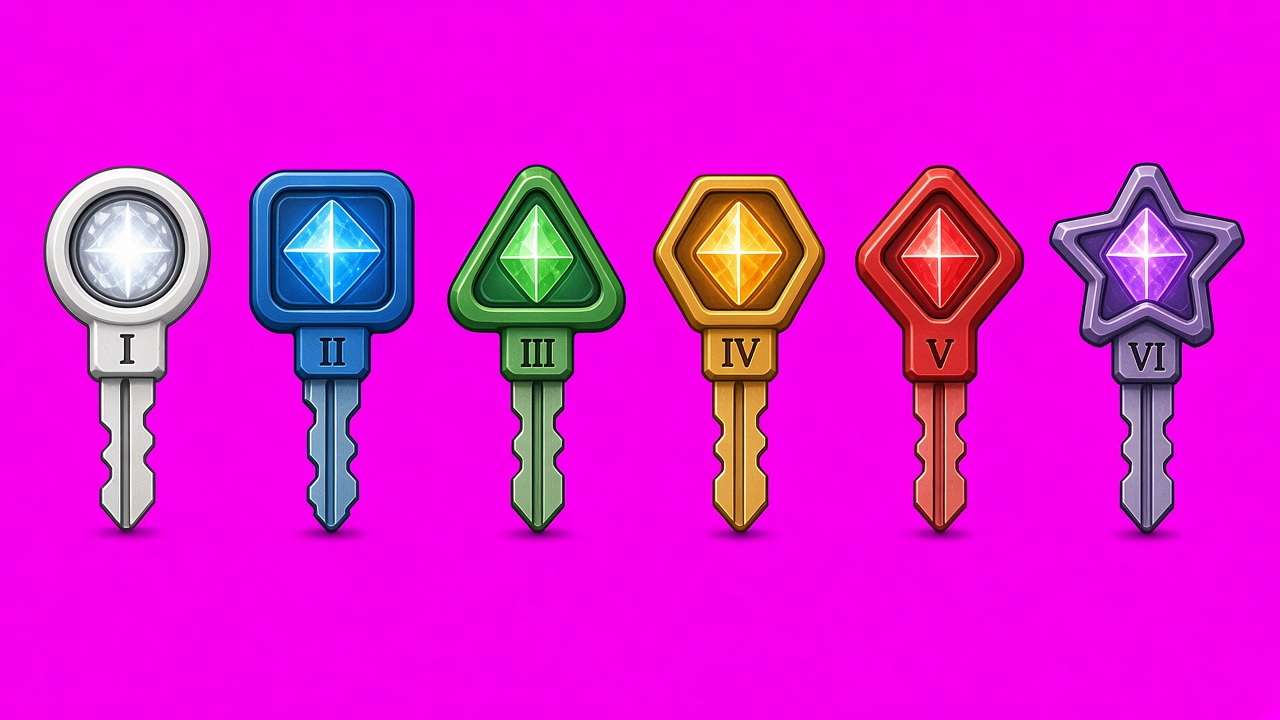
#> input picture scripts/art/keys/keys-turn.jpg, 1280 x 720 px
$ python -i keys-process.py   (imports and definitions only)
#> lines starting #> are read from the running program, lines starting #| are printed output that depends on the picture; after the words box and inside, x2 and y2 are one past the last pixel; in counts of white or black regions, pixels touching at a corner belong together
"""0.1.102 Vault Keys: cut the six painted keys (scripts/art/keys/keys-turn.jpg, one row on flat magenta, made like
the car turnarounds) into public/sprites/keys/<tier>.png.
Steps: key out magenta (cars-process style, interior purples kept by filling holes), split the six keys left to right,
square off the blade and cut exactly N notches on its right edge (I = 1 ... VI = 6, a colorblind cue with the head
silhouette and numeral), then 160 px tall 256-colour palette PNGs.
  python3 scripts/art/keys-process.py"""
import os, numpy as np
from PIL import Image
from scipy import ndimage
R = os.path.dirname(os.path.abspath(__file__)) + '/../..'
TIERS = ["white", "blue", "green", "amber", "red", "violet"]
INK = np.array([38, 24, 16, 255])

def cut(path):
    a = np.asarray(Image.open(path).convert('RGB')).astype(float)
    r, g, b = a[..., 0], a[..., 1], a[..., 2]
    mag = (r > g + 60) & (b > g + 60)
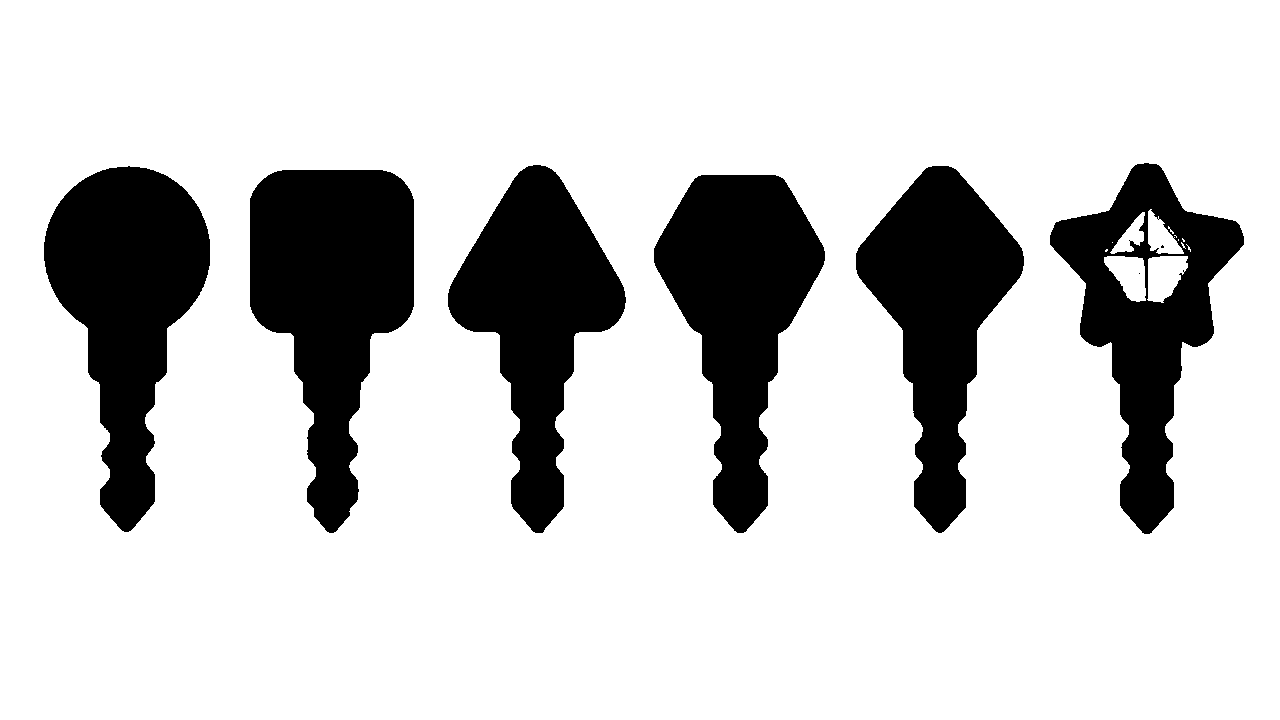
#> mag: shape (720, 1280) bool; 79.7% white; 8 black regions (2 under 20 px), largest, box (x1, y1, x2, y2) and area: (250, 170, 414, 533) 35835, (44, 166, 210, 532) 32837, (654, 175, 825, 533) 31736, (448, 165, 626, 533) 30365, (856, 166, 1024, 533) 29331, (1050, 163, 1244, 534) 27287
    m = ndimage.binary_fill_holes(~mag)
#> m: shape (720, 1280) bool; 20.8% white; 6 white regions, box (x1, y1, x2, y2) and area: (250, 170, 414, 533) 35835, (44, 166, 210, 532) 32837, (654, 175, 825, 533) 31736, (1050, 163, 1244, 534) 31517, (448, 165, 626, 533) 30365, (856, 166, 1024, 533) 29331
    edge = ndimage.binary_dilation(~m, iterations=2) & m
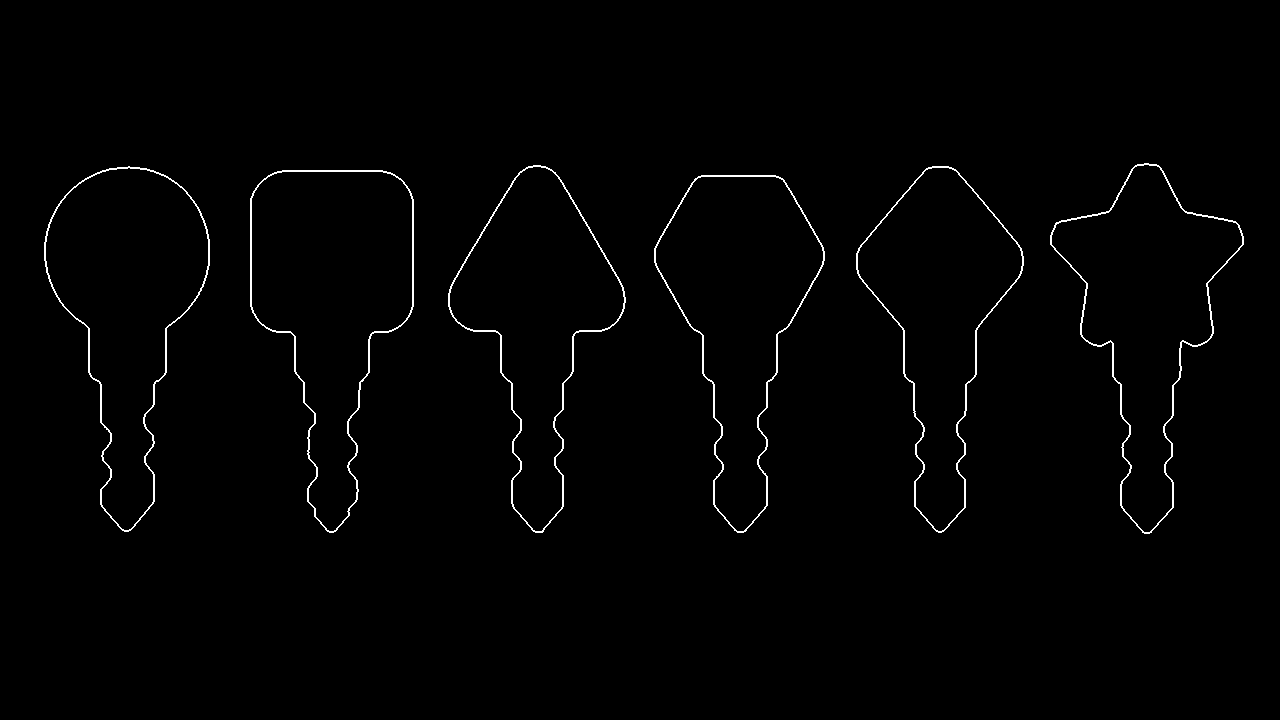
#> edge: shape (720, 1280) bool; 1.1% white in thin lines or dots, all inside (x1, y1, x2, y2) = (44, 163, 1244, 534)
    a[edge & (r > g + 20) & (b > g + 20)] = INK[:3]
    return np.dstack([a, np.where(m, 255, 0)]).astype('uint8'), m

def notch(a, n):
    a = a.astype(int); H = a.shape[0]; op = a[..., 3] > 128
    rows = range(int(H * .60), int(H * .88))
    lr = [(np.where(op[y])[0].min(), np.where(op[y])[0].max()) for y in rows if op[y].any()]
    L0 = min(l for l, _ in lr); R0 = max(r for _, r in lr)
    for y in rows:
        xs = np.where(op[y])[0]
        if not len(xs): continue
        l, r = xs.min(), xs.max()
        if l > L0: a[y, L0 + 2:l + 3] = a[y, l + 4]; a[y, L0:L0 + 2] = INK
        if r < R0: a[y, r - 2:R0 - 1] = a[y, r - 4]; a[y, R0 - 1:R0 + 1] = INK
    y0, y1 = int(H * .62), int(H * .86); seg = (y1 - y0) / (2 * n + 1); depth = int((R0 - L0) * .32)
    for k in range(n):
        ya = int(y0 + seg * (2 * k + 1)); yb = int(ya + seg * .9)
        a[ya:yb, R0 - depth + 1:R0 + 1] = 0
        a[ya:yb, R0 - depth - 1:R0 - depth + 1] = INK
        a[ya - 2:ya, R0 - depth:R0 + 1] = INK; a[yb:yb + 2, R0 - depth:R0 + 1] = INK
    return a.astype('uint8')

rgba, m = cut(f'{R}/scripts/art/keys/keys-turn.jpg')
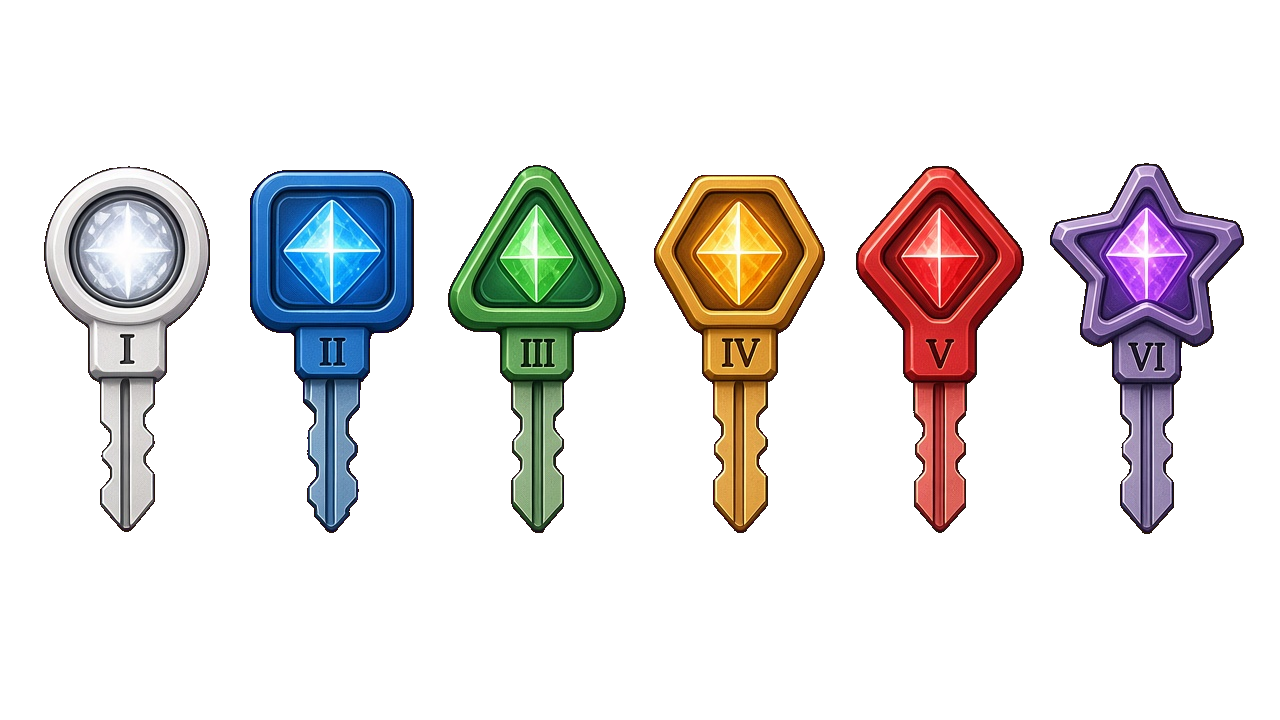
#> rgba: shape (720, 1280, 4); mean of channels 0, 1, 2, 3 221.4, 24.5, 211, 53; transparent parts drawn white
lab, n = ndimage.label(ndimage.binary_closing(m, iterations=4))
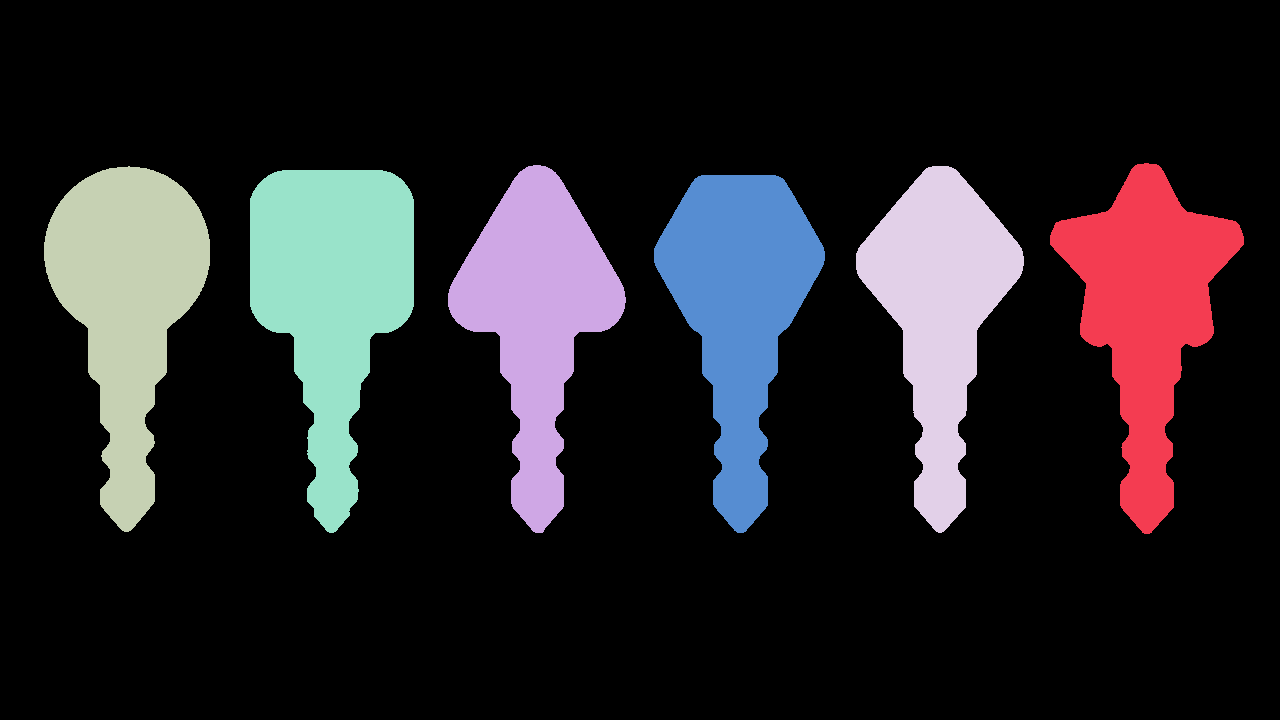
#> lab: shape (720, 1280) int32; 7 distinct labels, from 0 to 6; one colour per label, 0 black
#> n = 6
objs = ndimage.find_objects(lab); sz = ndimage.sum(np.ones_like(lab), lab, range(1, n + 1))
#> objs = 6 items
#> sz = [31551, 30376, 32851, 29337, 35845, 31756]
big = sorted([objs[i] for i in np.argsort(-sz)[:6]], key=lambda o: o[1].start)
#> big = 6 items
# [7 lines not run here, left out]

>>> result = cut('keys/keys-turn.jpg')
